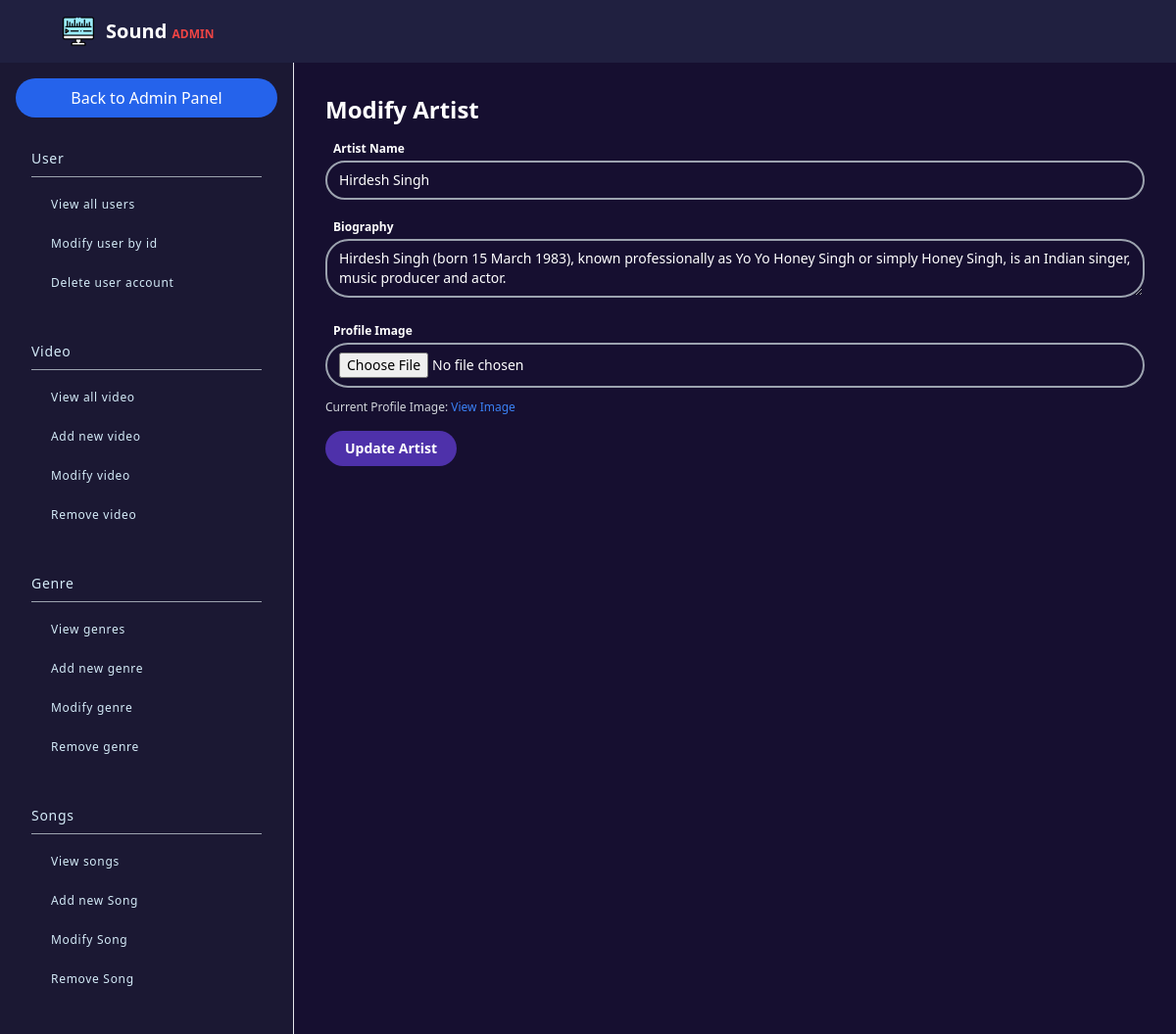
The page /admin/route/artist/modify.artist.php?artist_id=1 (signed in) on the database its author committed.
### tables this page shows
CREATE TABLE `artists` (
  `artist_id` int(11) NOT NULL,
  `name` varchar(100) NOT NULL,
  `bio` text DEFAULT NULL,
  `image_url` varchar(255) DEFAULT NULL
);

### admin/route/artist/modify.artist.php (the view, shortened to what this page needs)
<?php
include_once("../../includes/header.admin.php");
include_once("../../../config.php");
$artist_id = $_GET['artist_id'] ?? null;
$query = "SELECT * FROM artists WHERE artist_id = ?";
$stmt = $conn->prepare($query);
$stmt->bind_param("i", $artist_id);
$stmt->execute();
$result = $stmt->get_result();
$artist = $result->fetch_assoc();
$artist_name = $artist['name'];
$bio = $artist['bio'];
$profile_image = $artist['image_url'];
?>
<main class="w-full bg-[#160F30] p-8 text-white">
    <h1 class="text-2xl font-bold mb-4">Modify Artist</h1>
    <form method="POST" action="" enctype="multipart/form-data" class="space-y-4">
        <div>
            <label for="name" class="block text-xs font-bold pl-2">Artist Name</label>
            <input type="text" id="name" name="name" value="<?php echo htmlspecialchars($artist_name); ?>" required
                class="w-full my-1 py-2 px-3 text-sm outline-none rounded-3xl bg-transparent border-2 border-gray-400 text-white">
        </div>
        <div>
            <label for="bio" class="block text-xs font-bold pl-2">Biography</label>
            <textarea id="bio" name="bio" required
                class="w-full my-1 py-2 px-3 text-sm outline-none rounded-3xl bg-transparent border-2 border-gray-400 text-white"><?php echo htmlspecialchars($bio); ?></textarea>
        </div>
        <div>
            <label for="profile_image" class="block text-xs font-bold pl-2">Profile Image</label>
            <input type="file" id="profile_image" name="profile_image" accept="image/*"
                class="w-full my-1 py-2 px-3 text-sm outline-none rounded-3xl bg-transparent border-2 border-gray-400 text-white">
            <?php if ($profile_image): ?>
            <p class="mt-2 text-xs text-gray-300">Current Profile Image: <a
                    href="../../../assets/media/images/<?php echo $profile_image; ?>" target="_blank"
                    class="text-blue-500">View Image</a></p>
            <?php endif; ?>
        </div>
        <button type="submit"
            class="text-sm px-5 py-2 transition duration-300 bg-[#4E31AA] hover:bg-[#3A1078] rounded-3xl font-bold">Update
            Artist</button>
    </form>
</main>
</section>
</body>
</html>

### rows shown on the page
artists: name "Hirdesh Singh", bio "Hirdesh Singh (born 15 March 1983), known professionally as Yo Yo Honey Singh or simply Honey Singh, is an Indian singer, music producer and actor."
